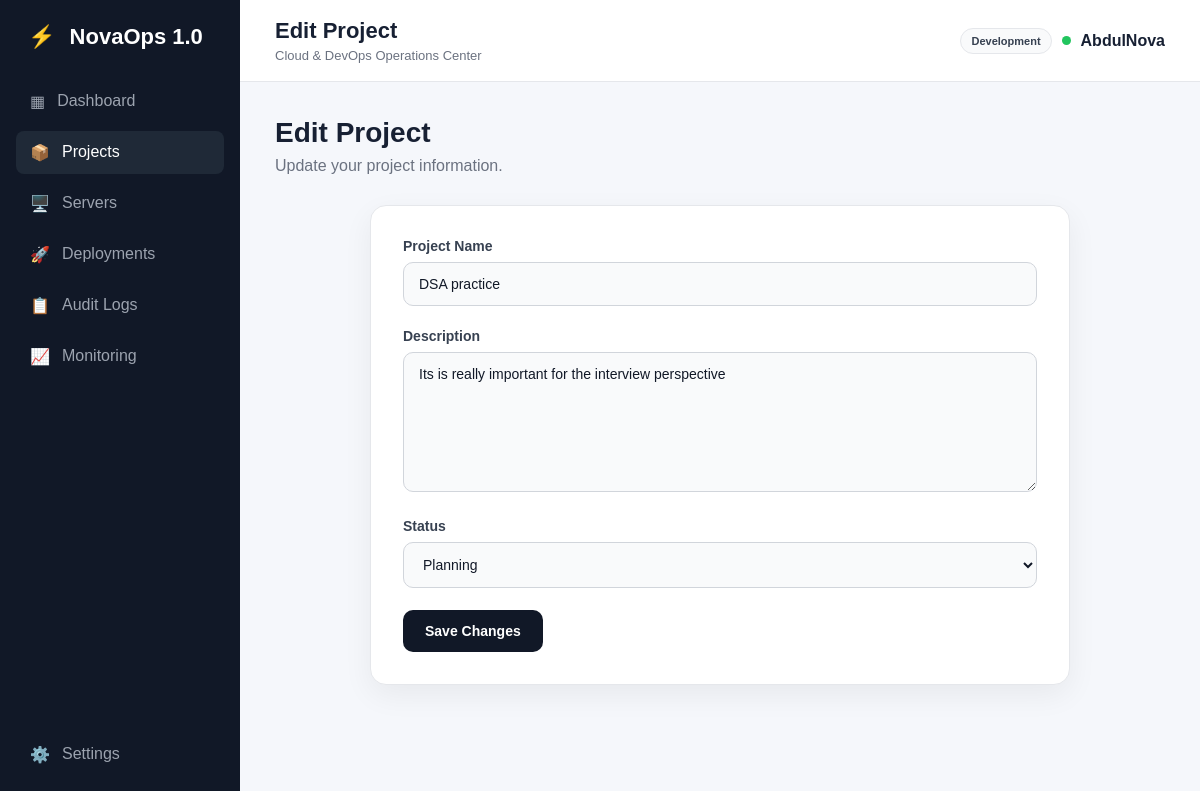
The app's page /projects/edit/4 with its own data.
### app.py (models this page shows)
class AppSetting(db.Model):
    id = db.Column(db.Integer, primary_key=True)
    key = db.Column(db.String(100), unique=True, nullable=False)
    value = db.Column(db.String(255), nullable=False)

class Project(db.Model):
    id = db.Column(
        db.Integer,
        primary_key=True
    )
    name = db.Column(
        db.String(100),
        nullable=False
    )
    description = db.Column(
        db.Text,
        nullable=False
    )
    status = db.Column(
        db.String(50),
        nullable=False
    )
    servers = db.relationship(
        "Server",
        backref="project",
        lazy=True
    )

### app.py (the view, shortened to what this page needs)
@app.route(
    "/projects/edit/<int:project_id>",
    methods=["GET", "POST"]
)
def edit_project(project_id):
    project = Project.query.get_or_404(
        project_id
    )
    return render_template(
        "edit_project.html",
        project=project
    )

### app.py (called while the page is built)
@app.context_processor
def inject_app_settings():
    stored_settings = {
        setting.key: setting.value
        for setting in AppSetting.query.all()
    }
    try:
        refresh_seconds = int(
            stored_settings.get("monitoring_refresh_seconds", "0")
        )
    except ValueError:
        refresh_seconds = 0
    return {
        "app_name": stored_settings.get("app_name", "NovaOps 1.0"),
        "environment_label": stored_settings.get(
            "environment_label", "Development"
        ),
        "monitoring_refresh_seconds": refresh_seconds
    }

### templates/edit_project.html (shortened to what this page needs)
{% extends "base.html" %}
{% block page_title %}
Edit Project
{% endblock %}
{% block content %}
<div class="welcome">
    <div>
        <h1>Edit Project</h1>
        <p>Update your project information.</p>
    </div>
</div>
<div class="form-card">
    <form method="POST">
        <div class="form-group">
            <label for="name">
                Project Name
            </label>
            <input type="text" id="name" name="name" value="{{ project.name }}" required>
        </div>
        <div class="form-group">
            <label for="description">
                Description
            </label>
            <textarea id="description" name="description" required>{{ project.description }}</textarea>
        </div>
        <div class="form-group">
            <label for="status">
                Status
            </label>
            <select id="status" name="status">
                <option value="Planning" {% if project.status=="Planning" %}selected{% endif %}>
                    Planning
                </option>
            </select>
        </div>
        <button type="submit" class="primary-btn">
            Save Changes
        </button>
    </form>
</div>
{% endblock %}

### templates/base.html (shortened to what this page needs)
<!DOCTYPE html>
<html lang="en">
<head>
    <link rel="stylesheet" href="{{ url_for('static', filename='css/style.css') }}">
</head>
<body>
    <div class="app">
        <aside class="sidebar">
            <div class="logo">
                <span>⚡</span>
                {{ app_name }}
            </div>
            <nav class="navigation">
                <a href="{{ url_for('dashboard') }}"
                    class="nav-item {% if request.endpoint == 'dashboard' %}active{% endif %}">
                    <span class="nav-icon">▦</span>
                    <span>Dashboard</span>
                </a>
                <a href="{{ url_for('projects') }}"
                    class="nav-item {% if request.endpoint in ['projects', 'new_project', 'edit_project', 'project_detail'] %}active{% endif %}">
                    <span class="nav-icon">📦</span>
                    <span>Projects</span>
                </a>
                <a href="{{ url_for('servers') }}"
                    class="nav-item {% if request.endpoint in ['servers', 'new_server', 'edit_server'] %}active{% endif %}">
                    <span class="nav-icon">🖥️</span>
                    <span>Servers</span>
                </a>
                <a href="{{ url_for('deployments') }}"
                    class="nav-item {% if request.endpoint in ['deployments', 'new_deployment', 'edit_deployment'] %}active{% endif %}">
                    <span class="nav-icon">🚀</span>
                    <span>Deployments</span>
                </a>
                <a href="{{ url_for('audit_logs') }}"
                    class="nav-item {% if request.endpoint == 'audit_logs' %}active{% endif %}">
                    <span class="nav-icon">📋</span>
                    <span>Audit Logs</span>
                </a>
                <a href="{{ url_for('monitoring') }}"
                    class="nav-item {% if request.endpoint == 'monitoring' %}active{% endif %}">
                    <span class="nav-icon">📈</span>
                    <span>Monitoring</span>
                </a>
            </nav>
            <div class="sidebar-bottom">
                <a href="{{ url_for('settings') }}"
                    class="nav-item {% if request.endpoint == 'settings' %}active{% endif %}">
                    <span class="nav-icon">⚙️</span>
                    <span>Settings</span>
                </a>
            </div>
        </aside>
        <main class="main">
            <header class="navbar">
                <div>
                    <h2>
                        {% block page_title %}{% endblock %}
                    </h2>
                    <p>Cloud &amp; DevOps Operations Center</p>
                </div>
                <div class="user-section">
                    <span class="environment-badge">
                        {{ environment_label }}
                    </span>
                    <div class="status-dot"></div>
                    <span>AbdulNova</span>
                </div>
            </header>
            <section class="content">
                {% block content %}
                {% endblock %}
            </section>
        </main>
    </div>
</body>
</html>

### static/css/style.css (style rules this page uses)
* { margin: 0; padding: 0; box-sizing: border-box; }
body { font-family: Arial, sans-serif; background: #f5f7fb; color: #172033; }
.app { display: flex; min-height: 100vh; }
.sidebar { width: 240px; background: #111827; color: white; padding: 24px 16px; display: flex; flex-direction: column; }
.logo { font-size: 22px; font-weight: bold; padding: 0 12px 30px; }
.logo span { margin-right: 8px; }
.navigation { display: flex; flex-direction: column; gap: 8px; }
.nav-item { text-decoration: none; color: #9ca3af; padding: 12px 14px; border-radius: 8px; display: flex; gap: 12px; transition: 0.2s; }
.nav-item:hover, .nav-item.active { background: #1f2937; color: white; }
.sidebar-bottom { margin-top: auto; }
.main { flex: 1; min-width: 0; }
.navbar { height: 82px; background: white; border-bottom: 1px solid #e5e7eb; display: flex; align-items: center; justify-content: space-between; padding: 0 35px; }
.navbar h2 { font-size: 22px; }
.navbar p { color: #6b7280; font-size: 13px; margin-top: 4px; }
.user-section { display: flex; align-items: center; gap: 10px; font-weight: 600; }
.status-dot { width: 9px; height: 9px; background: #22c55e; border-radius: 50%; }
.content { padding: 35px; max-width: 1600px; }
.welcome { display: flex; justify-content: space-between; align-items: center; margin-bottom: 30px; }
.welcome h1 { font-size: 28px; margin-bottom: 8px; }
.welcome p { color: #6b7280; }
.primary-btn { display: inline-flex; align-items: center; justify-content: center; border: none; background: #111827; color: white; padding: 12px 18px; border-radius: 8px; cursor: pointer; font-weight: 600; text-decoration: none; transition: 0.2s; }
.form-card { max-width: 700px; margin: 30px auto; padding: 32px; background: #ffffff; border: 1px solid #e5e7eb; border-radius: 16px; box-shadow: 0 10px 30px rgba(0, 0, 0, 0.06); }
.form-group { margin-bottom: 22px; }
.form-group label { display: block; margin-bottom: 8px; font-size: 14px; font-weight: 600; color: #374151; }
.form-group input, .form-group textarea, .form-group select { width: 100%; padding: 13px 15px; border: 1px solid #d1d5db; border-radius: 10px; background: #f9fafb; color: #111827; font-size: 14px; font-family: inherit; outline: none; transition: 0.2s; }
.form-group textarea { min-height: 140px; resize: vertical; }
.form-group select { cursor: pointer; }
.form-card .primary-btn { border: none; cursor: pointer; padding: 13px 22px; border-radius: 10px; font-weight: 600; font-size: 14px; }
.environment-badge { padding: 6px 10px; border: 1px solid #e5e7eb; border-radius: 20px; background: #f9fafb; color: #374151; font-size: 11px; font-weight: 700; white-space: nowrap; }

### records on screen
AppSetting: value "NovaOps 1.0"
AppSetting: value "Development"
Project: name "DSA practice", description "Its is really important for the interview perspective", status "Planning"
